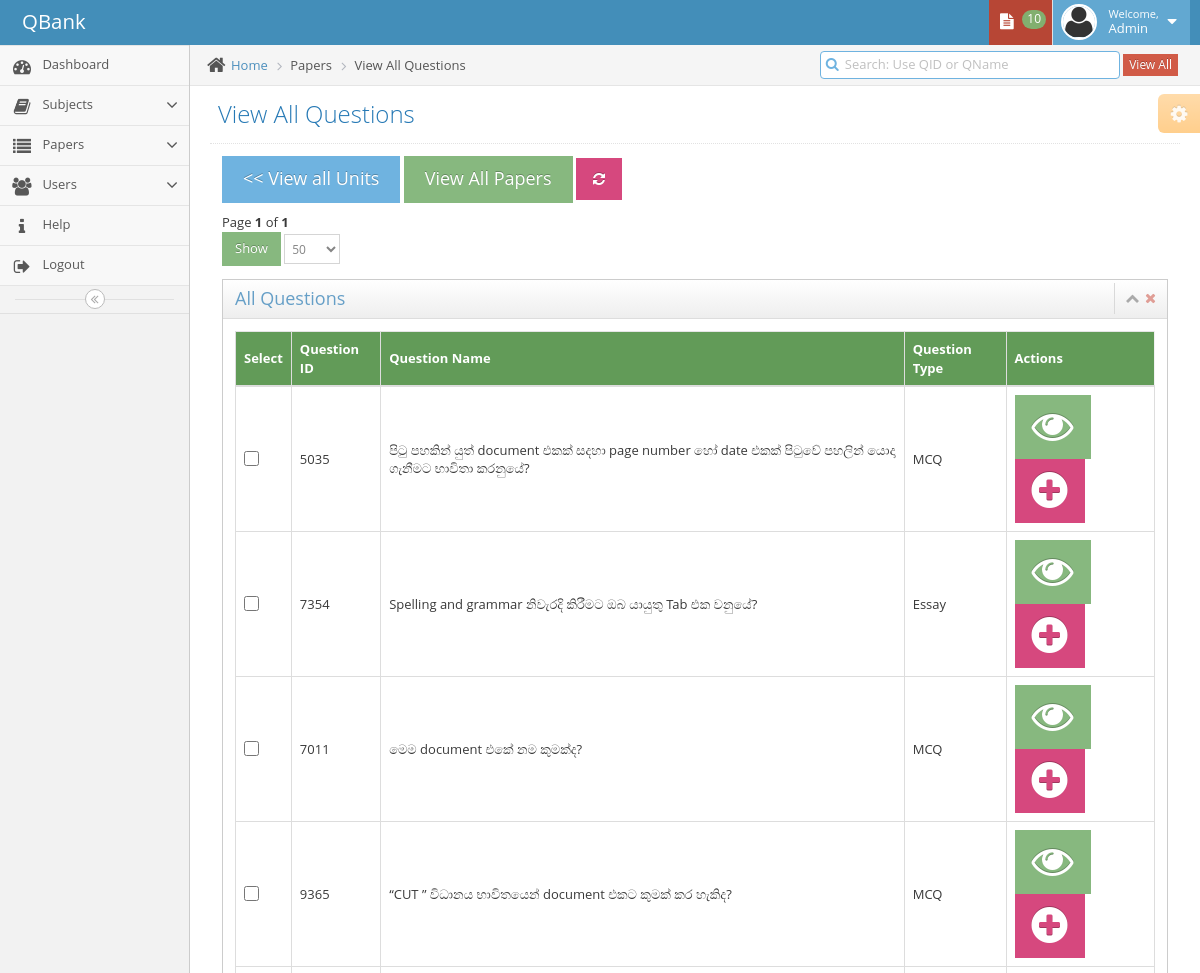
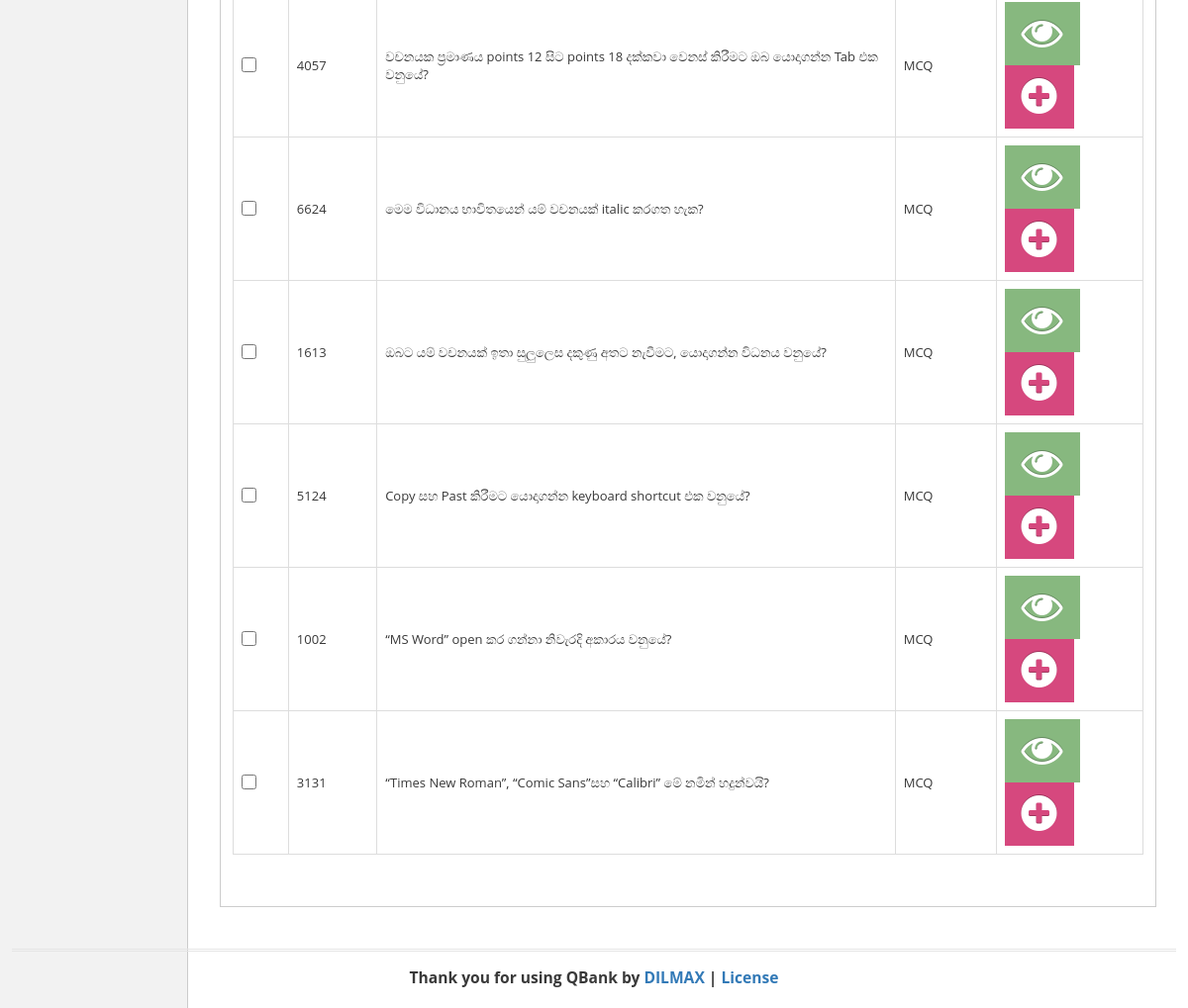
Screenshot of /index.php?page=AddQuestion-ViewSubjects-viewUnits-viewQuestion&SubjectID=5515&UnitID=20&PaperID=240511 (signed in) with the database file from the repository (2 pictures, top to bottom).
### tables this page shows
CREATE TABLE `cp_users` (
  `id` int(11) NOT NULL,
  `username` varchar(45) NOT NULL,
  `password` varchar(45) NOT NULL,
  `firstname` varchar(45) NOT NULL,
  `lastname` varchar(45) NOT NULL
);

CREATE TABLE `cp_question` (
  `que_id` int(11) NOT NULL,
  `que_subj_id` int(11) DEFAULT NULL,
  `que_unit_id` int(11) NOT NULL,
  `que_que_id` int(11) DEFAULT NULL,
  `que_short_description` varchar(255) DEFAULT NULL,
  `que_long_description` text DEFAULT NULL,
  `que_que_type` varchar(45) DEFAULT NULL
);

### php-includes/addquestion-viewsubjects-viewunits-viewquestion.inc.php (the view, shortened to what this page needs)
<?php
if(isset($_SESSION['user_id']) && isset($_SESSION['user_name'])){
?>
<?php
global $db;
    $stmt1 = $db->prepare("SELECT showrecords FROM `cp_settings` WHERE `setting_id`=1 ");
    $stmt1->bind_result($ShowRecords1);
    $stmt1->execute();
$Subject_ID = $_GET['SubjectID'];
$Unit_ID = $_GET['UnitID'];
$sql = "SELECT COUNT(que_id) FROM cp_question WHERE `que_subj_id`=$Subject_ID && `que_unit_id`=$Unit_ID";
$query = mysqli_query($db, $sql);
$row = mysqli_fetch_row($query);
$rows = $row[0];
$page_rows = $ShowRecords1;
$last = ceil($rows/$page_rows);
$pagenum = 1;
$limit = 'LIMIT ' .($pagenum - 1) * $page_rows .',' .$page_rows;
$sql = "SELECT * FROM cp_question WHERE `que_subj_id`=$Subject_ID && `que_unit_id`=$Unit_ID ORDER BY que_id ASC $limit";
$query = mysqli_query($db, $sql);
$textline2 = "Page <b>$pagenum</b> of <b>$last</b>";
?>
	<div class="main-content">
				<div class="main-content-inner">
					<div class="breadcrumbs ace-save-state" id="breadcrumbs">
						<ul class="breadcrumb">
							<li>
								<i class="ace-icon fa fa-home home-icon"></i>
								<a href="#">Home</a>
							</li>
                                                        <li >Papers </li>
							<li class="active">View All Questions </li>
						</ul>
						<div class="nav-search" id="nav-search">
                                                    <form class="form-search" action="" method="get">
								<span class="input-icon">
                                                                    <input style="padding-top: 0px; width: 300px;" type="text" placeholder="Search: Use QID or QName" class="nav-search-input" name="SearchKey" value="<?php echo $_GET['SearchKey']; ?>" id="nav-search-input" autocomplete="off" />
                                                                        <a style="margin-bottom: 2px;" type="button" href="index.php?page=AddQuestion-ViewSubjects-viewUnits-viewQuestion&SubjectID=<?php echo $_GET['SubjectID']; ?>&UnitID=<?php echo $_GET['UnitID']; ?>&PaperID=<?php echo $_GET['PaperID']; ?>"  class="btn btn-minier btn-danger"  >View All</a>
                                                                        <i class="ace-icon fa fa-search nav-search-icon"></i>
								</span>
							</form>
						</div>
					</div>
					<div class="page-content">
                                            <div class="ace-settings-container" id="ace-settings-container">
							<div class="btn btn-app btn-xs btn-warning ace-settings-btn" id="ace-settings-btn">
								<i class="ace-icon fa fa-cog bigger-130"></i>
							</div>
						</div>
						<div class="page-header">
							<h1>
								View All Questions
							</h1>
						</div>
						<div class="row">
							<div class="col-xs-12">
<div class="col-xs-12 col-sm-12">
<a style="margin-bottom: 10px;" type="button" href="index.php?page=AddQuestion-ViewSubjects-viewUnits&SubjectID=<?php echo $_GET['SubjectID']; ?>&PaperID=<?php echo $_GET['PaperID']; ?>"  class="btn btn-info btn-lg" data-toggle="modal" > << View all Units</a>
<a style="margin-bottom: 10px;" type="button" href="index.php?page=ViewAllPapers"  class="btn btn-success btn-lg">View All Papers</a>
<button style="margin-bottom: 10px;" title="Refresh Paper" class="btn btn-pink" onclick="RefreshPaper()" type="button"  id=""><i class="ace-icon fa fa-refresh icon-only "></i></button>
             <div><?php echo $textline2; ?></div>
            <form class="form-inline" method="POST" action="">
                   <div class="form-group">
                     <input style="margin-bottom: 10px;" class="btn btn-sm btn-success" type="submit" value="Show" onclick="" name="submit" />
                      <div class="input-group">
                          <select style="margin-bottom: 10px;" name="shorec" class="form-control input-sm">
                          <?php
                           $stmt = $db->prepare("SELECT showrecords FROM `cp_settings` WHERE `setting_id`=1 ");
                           $stmt->bind_result($ShowRecords1);
                           $stmt->execute();
                           while ($stmt->fetch()){
                          ?>
                                <option><?php echo $ShowRecords1; ?></option>
                            <?php
                             }
                            ?>
                      </select>
                      </div>
                   </div>
               </form>
    <div class="widget-box">
        <div class="widget-header">
                        <h4 class="widget-title">All Questions</h4>
                        <div class="widget-toolbar">
                                <a href="#" data-action="collapse">
                                        <i class="ace-icon fa fa-chevron-up"></i>
                                </a>
                                <a href="#" data-action="close">
                                        <i class="ace-icon fa fa-times"></i>
                                </a>
                        </div>
                </div>
                <div class="widget-body">
                        <div class="widget-main">
                                <div>
 <?php
    if(!isset($_GET["SearchKey"])){
 ?>
<div class="box-body table-responsive no-padding">
     <form name="myform" action="" method="post">
         <table id="vas_table"  class="table table-hover table-bordered table-responsive">
                    <thead>
                        <tr style="background-color: #629B58; color: white; padding-top: 12px; padding-bottom: 12px;">
                        <th>Select</th>
                        <th>Question ID</th>
                        <th>Question Name</th>
                        <th>Question Type</th>
                        <th>Actions</th>
                      </tr>
                    </thead>
                    <tbody>
                        <?php
                          while($row = mysqli_fetch_array($query, MYSQLI_ASSOC))
                          {
                        ?>
                        <tr >
                            <td style=" vertical-align: middle;"><input name="checkbox[]" type="checkbox" style="width:15px; height: 15px; border-radius: 0px;" id="check_list" value="<?php echo $row['que_que_id'];  ?>" <?php echo $checked; ?> /></td>
                         <td style=" vertical-align: middle;"><?php echo $row['que_que_id'];  ?></td>
                         <td style=" vertical-align: middle;"><?php echo $row['que_short_description']; ?></td>
                         <td style=" vertical-align: middle;"><?php echo $row['que_que_type']; ?></td>
                         <td>
                             <button title="View Question" class="btn btn-success view_question_data"  type="button"  id="<?php echo $row['que_id'];  ?>"><i class="ace-icon fa fa-eye fa-3x icon-only "></i></button>
                             <button title="Add Question to the Paper" class="btn btn-pink view_question_to_paper"  type="button"  id="<?php echo $row['que_que_id'];  ?>"><i class="ace-icon fa fa-plus-circle fa-3x icon-only "></i></button>
                      <?php
                           }
                      ?>
                         </td>
                      </tr>
                   </tbody>
                     </table>
     </form>
<?php
    }
?>
                    </div>
            </div>
    </div>
    </div>
                    </div>
            </div>
    </div>
    </div>
    </div>
<?php
} else {
    header('Location: login.php');
}
?>

### php-includes/topnav.inc.php (shortened to what this page needs)
<?php
if(isset($_SESSION['user_id']) && isset($_SESSION['user_name'])){
?>
<div id="navbar" class="navbar navbar-default          ace-save-state">
			<div class="navbar-container ace-save-state" id="navbar-container">
				<div class="navbar-header pull-left">
					<a href="index.html" class="navbar-brand">
						<small>
							QBank
						</small>
					</a>
				</div>
				<div class="navbar-buttons navbar-header pull-right" role="navigation">
					<ul class="nav ace-nav">
<?php
    if(isset($_GET['PaperID'])){
        $paper_ID = $_GET['PaperID'];
        $stmt_Q_count = $db->prepare("SELECT COUNT(que_d_paper_id) FROM cp_question_details WHERE `que_d_paper_id`= $paper_ID");
        $stmt_Q_count->bind_result($TotalQuestions);
        $stmt_Q_count->execute();
 }
?>
						<li class="red dropdown-modal">
							<a data-toggle="dropdown" class="dropdown-toggle" href="#">
								<i class="ace-icon fa fa-file-text  icon-animated-vertical"></i>
								<span class="badge badge-success"><?php echo $TotalQuestions; ?></span>
							</a>
						</li>
<?php
        $stmt = $db->prepare("SELECT id, firstname, lastname FROM `cp_users` WHERE id= {$_SESSION['user_id']}");
        $stmt->bind_result($id, $FirstName, $LastName);
        $stmt->execute();
?>
						<li class="light-blue dropdown-modal">
							<a data-toggle="dropdown" href="#" class="dropdown-toggle">
								<img class="nav-user-photo" src="assets/images/avatars/avatar2.png" alt="Jason's Photo" />
								<span class="user-info">
									<small>Welcome,</small>
                                                                            <?php
                                                                        while ($stmt->fetch()){
									echo $FirstName;
                                                                        }
                                                                        ?>
								</span>
								<i class="ace-icon fa fa-caret-down"></i>
							</a>
						</li>
					</ul>
				</div>
			</div>
		</div>
<?php
} else {
    header('Location: login.php');
}
?>

### rows the page displays
cp_users: firstname "Admin"
cp_question: que_que "5035", que_short_description "පිටු පහකින් යුත් document එකක් සදහා page number හෝ date එකක් පිටුවේ පහලින් යොදා ගැනීමට භාවිතා කරනුයේ?", que_que_type "MCQ"
cp_question: que_que "7354", que_short_description "Spelling and grammar නිවැරදි කිරීමට ඔබ යායුතු Tab එක වනුයේ?", que_que_type "Essay"
cp_question: que_que "7011", que_short_description "මෙම document එකේ නම කුමක්ද?", que_que_type "MCQ"
cp_question: que_que "9365", que_short_description "“CUT ” විධානය භාවිතයෙන් document එකට කුමක් කර හැකිද?", que_que_type "MCQ"
cp_question: que_que "4057", que_short_description "වචනයක ප්‍රමාණය points 12 සිට points 18 දක්කවා වෙනස් කිරීමට ඔබ යොදාගන්න Tab එක වනුයේ?", que_que_type "MCQ"
cp_question: que_que "6624", que_short_description "මෙම විධානය භාවිතයෙන් යම් වචනයක් italic කරගත හැක?", que_que_type "MCQ"
cp_question: que_que "1613", que_short_description "ඔබට යම් වචනයක් ඉතා සුලුලෙස දකුණු අතට නැවීමට, යොදාගන්න විධනය වනුයේ?", que_que_type "MCQ"
cp_question: que_que "5124", que_short_description "Copy සහ Past කිරීමට යොදාගන්න keyboard shortcut එක වනුයේ?", que_que_type "MCQ"
cp_question: que_que "1002", que_short_description "“MS Word” open කර ගන්නා නිවැරදි අකාරය වනුයේ?", que_que_type "MCQ"
cp_question: que_que "3131", que_short_description "“Times New Roman”, “Comic Sans”සහ “Calibri” මේ නමින් හදුන්වයි?", que_que_type "MCQ"

### other values shown
$TotalQuestions "10"
$pagenum "1"
$last "1"
form field shorec "50"
